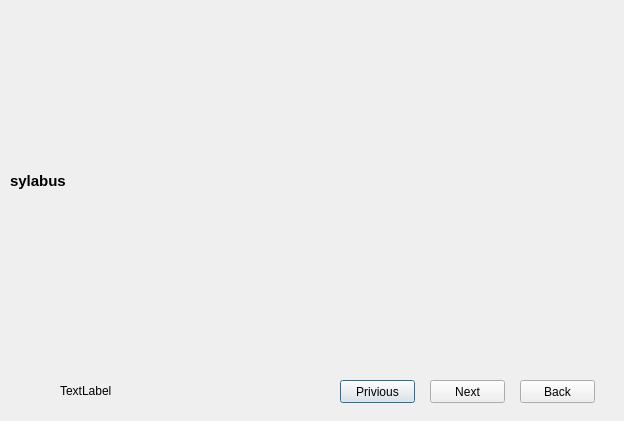
<?xml version="1.0" encoding="UTF-8"?>
<ui version="4.0">
 <class>sylabusDialog</class>
 <widget class="QDialog" name="sylabusDialog">
  <property name="geometry">
   <rect>
    <x>0</x>
    <y>0</y>
    <width>624</width>
    <height>421</height>
   </rect>
  </property>
  <property name="windowTitle">
   <string>Dialog</string>
  </property>
  <widget class="QPushButton" name="pushButton">
   <property name="geometry">
    <rect>
     <x>340</x>
     <y>380</y>
     <width>75</width>
     <height>23</height>
    </rect>
   </property>
   <property name="text">
    <string>Privious</string>
   </property>
  </widget>
  <widget class="QPushButton" name="pushButton_2">
   <property name="geometry">
    <rect>
     <x>430</x>
     <y>380</y>
     <width>75</width>
     <height>23</height>
    </rect>
   </property>
   <property name="text">
    <string>Next</string>
   </property>
  </widget>
  <widget class="QPushButton" name="pushButton_3">
   <property name="geometry">
    <rect>
     <x>520</x>
     <y>380</y>
     <width>75</width>
     <height>23</height>
    </rect>
   </property>
   <property name="text">
    <string>Back</string>
   </property>
  </widget>
  <widget class="QLabel" name="label">
   <property name="geometry">
    <rect>
     <x>10</x>
     <y>10</y>
     <width>601</width>
     <height>341</height>
    </rect>
   </property>
   <property name="font">
    <font>
     <pointsize>11</pointsize>
     <weight>75</weight>
     <bold>true</bold>
    </font>
   </property>
   <property name="text">
    <string>sylabus</string>
   </property>
  </widget>
  <widget class="QLabel" name="label_2">
   <property name="geometry">
    <rect>
     <x>60</x>
     <y>370</y>
     <width>131</width>
     <height>41</height>
    </rect>
   </property>
   <property name="text">
    <string>TextLabel</string>
   </property>
  </widget>
 </widget>
 <resources/>
 <connections/>
</ui>
